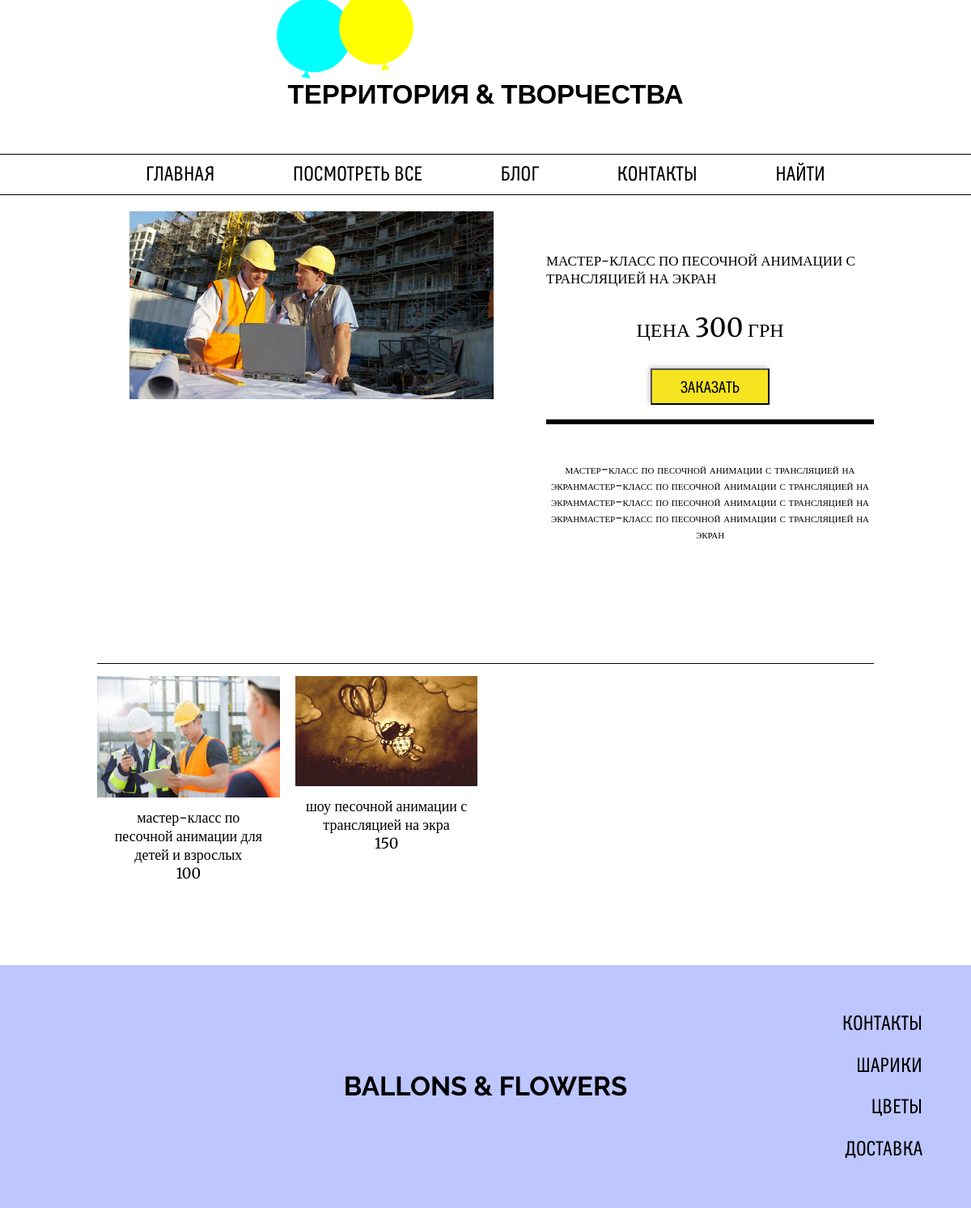
/catalog/pesochnaya-animaciya/2/, run on the app's committed database.
### creativity_app/models.py (models this page shows, shortened)
class Creativity(models.Model):
    subcategory = models.ForeignKey('SubCategory', related_name='creativity', verbose_name='Подкатегория')
    name = models.CharField(max_length=250, unique=True, verbose_name='Название творчества')
    main_photo = models.ImageField(upload_to='media/images/creativity/', verbose_name='Основное фото')
    text = models.TextField(verbose_name='Описание')
    create = models.DateTimeField(default=timezone.now)
    price = models.IntegerField(default=0)
    class Meta:
        ordering = ['name']
        verbose_name = 'Творчество'
        verbose_name_plural = 'Творчество'

### creativity_app/views.py (the view)
# urls.py: url(r'^catalog/(?P<slug>[-\w]+)/(?P<pk>\d+)/$', views.creativity_detail, name="CreativityPage"),
def creativity_detail(request, slug, pk):
    creativities = Creativity.objects.all()
    creativity = get_object_or_404(creativities, pk=pk)
    other_offers = creativities.filter(subcategory__slug=slug).exclude(pk=creativity.pk)
    order_form = OrderForm()
    slides = []
    try:
        albums = creativity.album.get(creativity=creativity.pk)
        photos = albums.photo.all()
        for item in photos:
            slides.append(item.image)
    except ObjectDoesNotExist:
        slides = []
    return render(request, 'creativity_app/balloon-page.html', {
        'creativity': creativity,
        'other_offers':  other_offers,
        'slides': slides,
        'slides_count': len(slides),
        'order_form': order_form,
    })

### order/forms.py
class OrderForm(forms.Form):
    pass

### creativity_app/templates/creativity_app/balloon-page.html (shortened to what this page needs)
{% load staticfiles %}
<!DOCTYPE html>
<html lang="en">
<head>
	<link rel="stylesheet" href="{% static 'css/reset.css'%}">
	<link rel="stylesheet" href="{% static 'css/styles.css' %}">
	<link rel="stylesheet" href="{% static 'css/balloon-page.css' %}">
	<link rel='stylesheet prefetch' href='https://cdnjs.cloudflare.com/ajax/libs/slick-carousel/1.6.0/slick.css'>
</head>
<body>
	<header>
		<h1><a href="#">ТЕРРИТОРИЯ & ТВОРЧЕСТВА</a></h1>
		<nav>
			<ul>
				<li><a href="{% url "creativity_app:HomePage" %}">Главная</a></li>
				<li><a href="{% url "creativity_app:MainPage" %}">Посмотреть все</a></li>
				<li><a href="#">Блог</a></li>
				<li><a href="#">Контакты</a></li>
				<li><a href="#">Найти</a></li>
			</ul>
		</nav>
		<img src="img/header/header-ballons.png" alt="">
	</header>
	<div class="container">
		<div class="balloon_pic">
			<div class="cont">
				{% if slides_count == 0 %}
                        <img style="width: 125%; margin-left: -20px;" src="{{ creativity.main_photo.url }}" alt="">
                {% endif %}
			</div>
		</div>
		<div class="balloon_desc">
            <div class="balloon_name">{{ creativity.name }}</div>
                <div class="balloon_price">Цена <span>{{ creativity.price }}</span> грн</div>
                <form action="{% url "cart:CartAdd" creativity.id %}" method="post">
                    <div class="balloon_order">
                        <input class="submit" type="submit" value="Заказать">
                </div>
                </form>
                <div class="balloon_big_line"></div>
                <div class="balloon_info">{{ creativity.text }}</div>
		</div>
	</div>
	<div class="container">
		<section class="items_rows">
            {% for item in other_offers%}
                <div>
                    <a href="{% url "creativity_app:CreativityPage" slug=item.subcategory.slug pk=item.pk %}">
                        <img src="{{ item.main_photo.url }}" alt="">
                        <div>
                            <div>{{ item.name }}</div>
                            <div>{{ item.price }}</div>
                        </div>
                    </a>
			    </div>
            {% endfor %}
		</section>
	</div>
	<footer>
		<h1><a href="#">ballons & flowers</a></h1>
		<nav>
			<ul>
				<li><a href="#">Контакты</a></li>
				<li><a href="#">Шарики</a></li>
				<li><a href="#">Цветы</a></li>
				<li><a href="#">Доставка</a></li>
			</ul>
		</nav>
	</footer>
</body>
</html>

### creativity_app/static/css/styles.css (style rules this page uses)
* { box-sizing: border-box !important; }
body { background-color: #fff; }
h1 { text-align: center; text-transform: uppercase; font-weight: 700; font-size: 33px; font-family: "Raleway", sans-serif; }
h1 a { text-decoration: none; color: #000; }
header { display: flex; flex-wrap: wrap; flex-flow: column; position: relative; }
header h1 { margin-top: 100px; }
header nav { border-top: 1px solid #000; border-bottom: 1px solid #000; padding: 12px 0; margin-top: 57px; }
header nav ul { display: flex; width: 70%; margin: 0 auto; justify-content: space-between; }
header nav ul li { display: inline-block; }
header img { position: absolute; top: 0; left: 28.5%; }
.container, footer { padding: 0 5%; display: flex; flex-wrap: wrap; }
.items_rows { display: flex; border-top: 1px solid black; flex-wrap: wrap; justify-content: space-between; margin-bottom: 82px; }
.items_rows > div { width: 23.5%; position: relative; }
.items_rows > div:after { content: ""; background-color: #000; width: 80%; height: 1px; position: absolute; bottom: -10px; left: 10%; transform: scaleX(0); transition: transform 0.3s ease-in-out; }
.items_rows > div a { display: block; color: #000; text-decoration: none; transition: all 0.3s ease; }
.items_rows > div a img { width: 100%; }
.items_rows > div a > div { width: 90%; margin: 10px auto 0; font: 18px "Merriweather"; text-align: center; }
footer { display: flex; justify-content: center; align-items: center; min-height: 300px; background-color: #bdc6ff; position: relative; }
footer nav { height: 60%; position: absolute; right: 5%; text-align: right; }
footer nav ul { display: flex; height: 100%; flex-flow: column; justify-content: space-between; }
footer nav ul li { display: block; }
nav li a { font-size: 25px; font-family: Boblic; text-transform: uppercase; text-decoration: none; color: #000; transition: all 0.3s ease; }

### creativity_app/static/css/balloon-page.css (style rules this page uses)
.container { padding: 0; margin: 20px auto; }
.container:first-of-type { width: 75%; margin: 20px 10% 0 15%; }
.container:last-of-type { width: 80%; }
.balloon_pic { width: 40%; }
.balloon_pic img { width: 100%; }
.balloon_desc { padding-left: 15%; display: flex; width: 60%; padding-top: 50px; align-items: center; flex-flow: column; text-transform: uppercase; }
.balloon_desc .balloon_name, .balloon_desc .balloon_price { font: 400 17px "Merriweather"; }
.balloon_desc .balloon_price { margin: 30px 0; font-size: 24px; }
.balloon_desc .balloon_price span { font-size: 32px; }
.balloon_desc .balloon_big_line { background-color: #000; width: 100%; height: 6px; }
.balloon_desc .balloon_info { margin: 45px 0 50px; text-align: center; font: 16px Merriweather; font-variant: small-caps; text-transform: none; }
.balloon_desc .balloon_order { text-align: center; padding-bottom: 18px; }
.balloon_desc .balloon_order .submit { text-transform: uppercase; cursor: pointer; padding: 10px 35px 7px; background-color: #F6E420; font: 20px Boblic; box-shadow: -2px -2px 5px 0px #c7c7c7; }
.items_rows { margin-top: 80px; padding-top: 15px; }
.items_rows > div { width: 23.5%; }
.cont { display: -webkit-flex; display: -moz-flex; display: -ms-flex; display: -o-flex; display: flex; }
.cont img { width: 100%; }

### data on the page
Creativity: main_photo (picture), name "МАСТЕР-КЛАСС ПО ПЕСОЧНОЙ АНИМАЦИИ С ТРАНСЛЯЦИЕЙ НА ЭКРАН", price "300", text "мастер-класс по песочной анимации с трансляцией на экранмастер-класс по песочной анимации с трансляцией на экранмастер-класс по песочной анимации с трансляцией на экранмастер-класс по песочной анимации с трансляцией на экран"
Creativity: main_photo (picture), name "мастер-класс по песочной анимации для детей и взрослых", price "100"
Creativity: main_photo (picture), name "шоу песочной анимации с трансляцией на экра", price "150"
